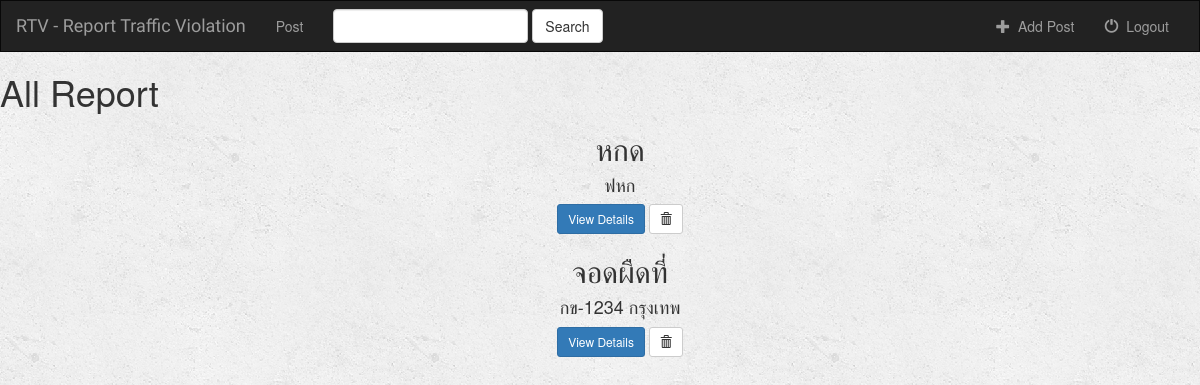
Before: /rtv/ with the older database file.
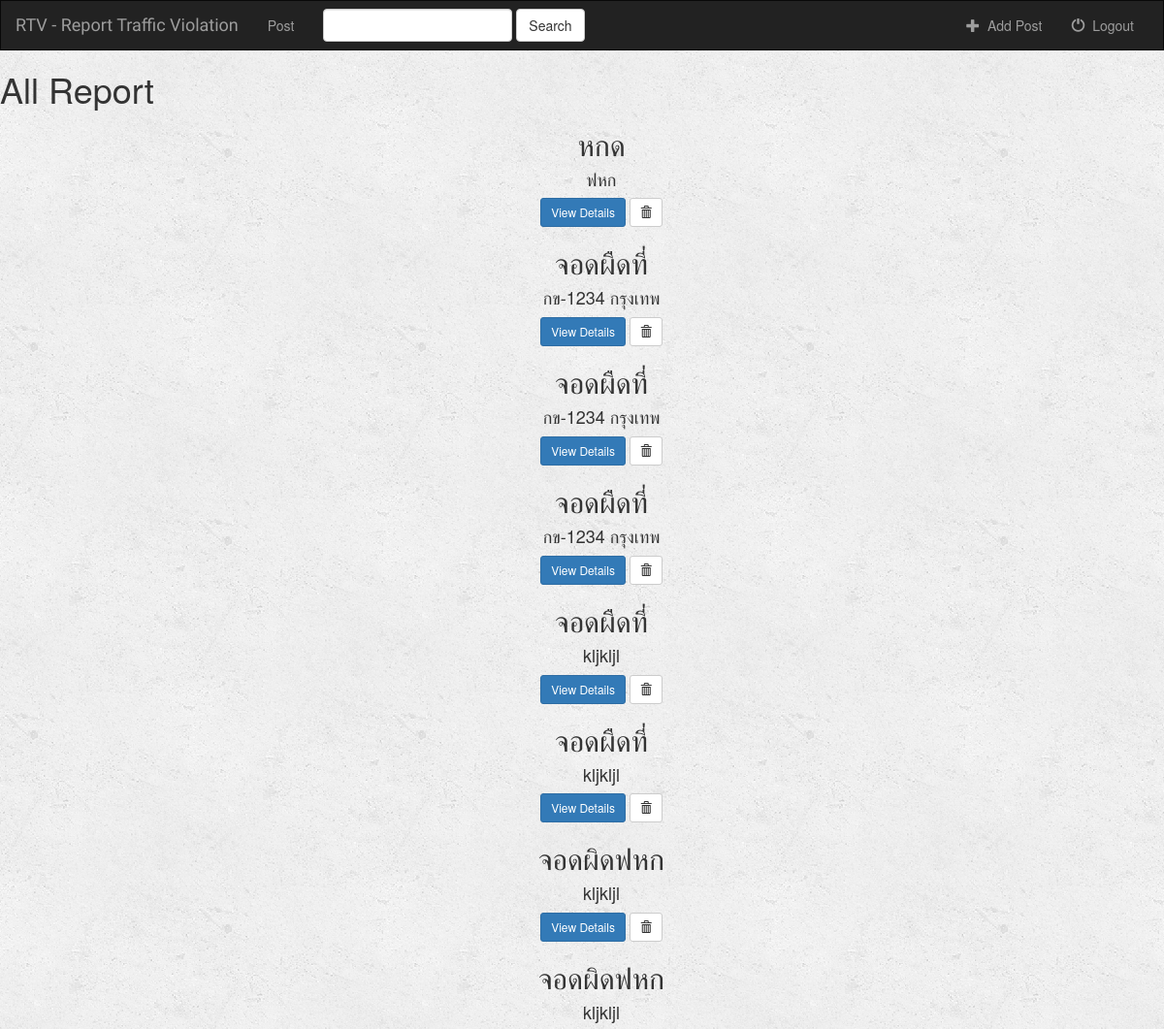
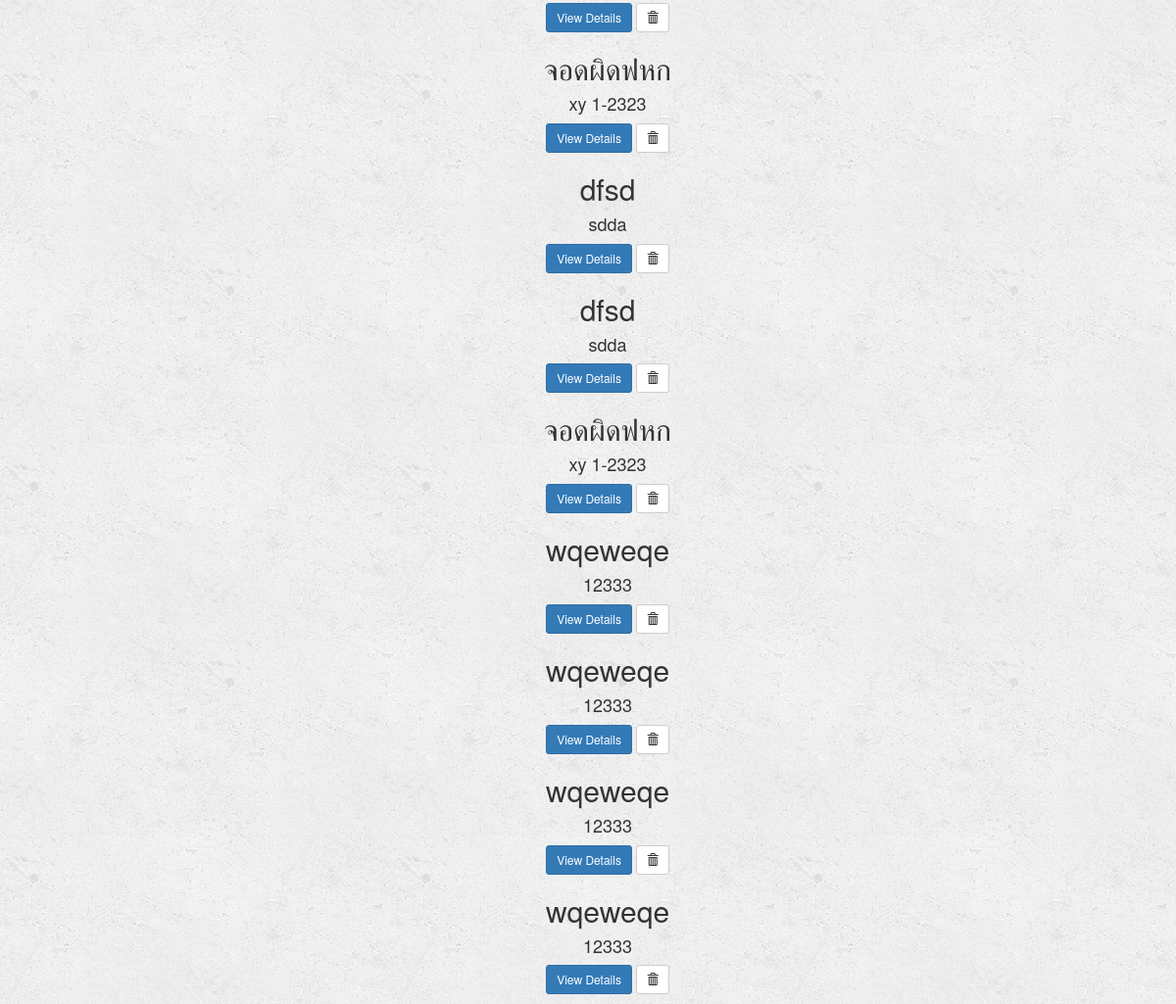
After: the same page with the newer database file (2 pictures, top to bottom).
### rtv/models.py (models this page shows, shortened)
class Report(models.Model):
    topic = models.CharField(max_length = 100)
    license_plate = models.CharField(max_length = 30)
    address = models.CharField(max_length = 100)
    date = models.DateTimeField(blank = False)

### rtv/views.py (the view)
class IndexView(generic.ListView):
    template_name = 'rtv/index.html'
    context_object_name = 'all_report'
    def get_queryset(self):
        return Report.objects.all()

### rtv/templates/rtv/index.html (shortened to what this page needs)
{% extends 'rtv/base.html' %}
{% block body %}
  {% if all_report %}
    <h1> All Report </h1>
      <ul>
          {% for report in all_report %}
          <center>
                            <h2>{{ report.topic }}</h2>
                            <h4>{{ report.license_plate }}</h4>
                            <a href="{% url 'rtv:detail' report.id %}" class="btn btn-primary btn-sm" role="button">View Details</a>
                            <form action="{% url 'rtv:report-delete' report.id %}" method="post" style="display: inline;">
                                <button type="submit" class="btn btn-default btn-sm">
                                    <span class="glyphicon glyphicon-trash"></span>
                                </button>
                            </form>
            </center>
            {% endfor %}
      </ul>
  {% endif %}
{% endblock %}

Changed rows visible on the page:
added Report: topic "จอดผืดที่", license_plate "กข-1234 กรุงเทพ"
added Report: topic "จอดผืดที่", license_plate "กข-1234 กรุงเทพ"
added Report: topic "จอดผืดที่", license_plate "kljkljl"
added Report: topic "จอดผืดที่", license_plate "kljkljl"
added Report: topic "จอดผิดฟหก", license_plate "kljkljl"
added Report: topic "จอดผิดฟหก", license_plate "kljkljl"
added Report: topic "จอดผิดฟหก", license_plate "xy 1-2323"
added Report: topic "dfsd", license_plate "sdda"
added Report: topic "dfsd", license_plate "sdda"
added Report: topic "จอดผิดฟหก", license_plate "xy 1-2323"
added Report: topic "wqeweqe", license_plate "12333"
added Report: topic "wqeweqe", license_plate "12333"
added Report: topic "wqeweqe", license_plate "12333"
added Report: topic "wqeweqe", license_plate "12333"
